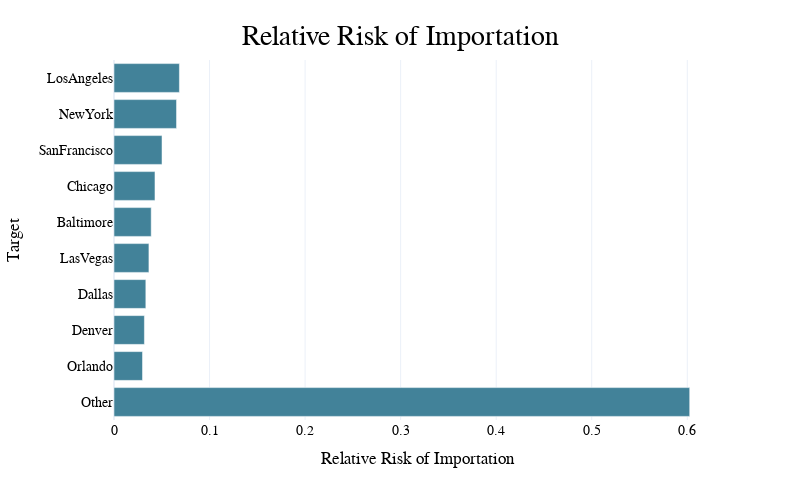

The code cell stored with this chart in its notebook:
### Code cell
fig = ees.relative_risk(client, table_name, reference_table_name, source_geo_level='country_name', 
                                target_geo_level='country_name', source_values='United States of America', target_values='United States of America', 
                                date_range=date_range, cutoff=0.02, n=10, 
                                target_output_level='basin_label', domestic=True, 
                                title='Relative Risk of Importation', xlabel='Relative Risk of Importation')
fig.update_layout(width=800, height=500)
fig

### Figure 1 — Plotly figure (JSON) as saved in the notebook; plotly's stock layout.template omitted (floating-point values rounded to 4 significant figures)
{"data": [{"alignmentgroup": "True", "hovertemplate": "Relative Risk of Importation=%{x}<br>Target=%{y}<extra></extra>", "legendgroup": "", "marker": {"color": "#428299", "pattern": {"shape": ""}}, "name": "", "offsetgroup": "", "orientation": "h", "showlegend": false, "textposition": "auto", "type": "bar", "x": [0.6025, 0.06845, 0.06544, 0.05025, 0.04288, 0.03894, 0.03655, 0.03332, 0.03182, 0.02983], "xaxis": "x", "y": ["Other", "LosAngeles", "NewYork", "SanFrancisco", "Chicago", "Baltimore", "LasVegas", "Dallas", "Denver", "Orlando"], "yaxis": "y"}], "layout": {"barmode": "relative", "height": 500, "legend": {"tracegroupgap": 0}, "margin": {"t": 60}, "showlegend": false, "title": {"text": "Relative Risk of Importation"}, "width": 800, "xaxis": {"anchor": "y", "autorange": true, "domain": [0, 1], "range": [0, 0.6342], "title": {"text": "Relative Risk of Importation"}, "type": "linear"}, "yaxis": {"anchor": "x", "autorange": true, "categoryarray": ["Other", "Orlando", "Denver", "Dallas", "LasVegas", "Baltimore", "Chicago", "SanFrancisco", "NewYork", "LosAngeles"], "categoryorder": "array", "domain": [0, 1], "range": [-0.5, 9.5], "title": {"text": "Target"}, "type": "category"}}}
